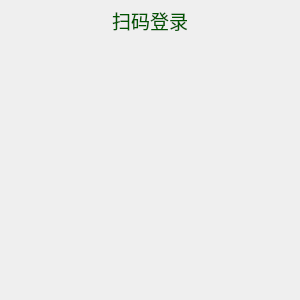
<?xml version="1.0" encoding="UTF-8"?>
<ui version="4.0">
 <class>wid_qrcode</class>
 <widget class="QWidget" name="wid_qrcode">
  <property name="geometry">
   <rect>
    <x>0</x>
    <y>0</y>
    <width>300</width>
    <height>300</height>
   </rect>
  </property>
  <property name="minimumSize">
   <size>
    <width>300</width>
    <height>300</height>
   </size>
  </property>
  <property name="maximumSize">
   <size>
    <width>300</width>
    <height>300</height>
   </size>
  </property>
  <property name="windowTitle">
   <string>tigen</string>
  </property>
  <layout class="QVBoxLayout" name="verticalLayout">
   <property name="leftMargin">
    <number>6</number>
   </property>
   <property name="topMargin">
    <number>6</number>
   </property>
   <property name="rightMargin">
    <number>6</number>
   </property>
   <property name="bottomMargin">
    <number>6</number>
   </property>
   <item>
    <layout class="QHBoxLayout" name="hLayoutTop" stretch="1,3,1">
     <item>
      <spacer name="horizontalSpacer_3">
       <property name="orientation">
        <enum>Qt::Horizontal</enum>
       </property>
       <property name="sizeHint" stdset="0">
        <size>
         <width>40</width>
         <height>20</height>
        </size>
       </property>
      </spacer>
     </item>
     <item>
      <widget class="QLabel" name="lblTitle">
       <property name="text">
        <string>&lt;html&gt;&lt;head/&gt;&lt;body&gt;&lt;p align=&quot;center&quot;&gt;&lt;span style=&quot; font-size:14pt; color:#005500;&quot;&gt;扫码登录&lt;/span&gt;&lt;/p&gt;&lt;/body&gt;&lt;/html&gt;</string>
       </property>
      </widget>
     </item>
     <item>
      <spacer name="horizontalSpacer_4">
       <property name="orientation">
        <enum>Qt::Horizontal</enum>
       </property>
       <property name="sizeHint" stdset="0">
        <size>
         <width>40</width>
         <height>20</height>
        </size>
       </property>
      </spacer>
     </item>
    </layout>
   </item>
   <item>
    <layout class="QHBoxLayout" name="hLayoutMid" stretch="1,3,1">
     <item>
      <spacer name="horizontalSpacer">
       <property name="orientation">
        <enum>Qt::Horizontal</enum>
       </property>
       <property name="sizeHint" stdset="0">
        <size>
         <width>40</width>
         <height>20</height>
        </size>
       </property>
      </spacer>
     </item>
     <item>
      <widget class="QLabel" name="imgQrCode">
       <property name="sizePolicy">
        <sizepolicy hsizetype="Preferred" vsizetype="Preferred">
         <horstretch>0</horstretch>
         <verstretch>0</verstretch>
        </sizepolicy>
       </property>
       <property name="minimumSize">
        <size>
         <width>200</width>
         <height>200</height>
        </size>
       </property>
       <property name="maximumSize">
        <size>
         <width>200</width>
         <height>200</height>
        </size>
       </property>
       <property name="text">
        <string/>
       </property>
       <property name="scaledContents">
        <bool>true</bool>
       </property>
       <property name="alignment">
        <set>Qt::AlignCenter</set>
       </property>
      </widget>
     </item>
     <item>
      <spacer name="horizontalSpacer_2">
       <property name="orientation">
        <enum>Qt::Horizontal</enum>
       </property>
       <property name="sizeHint" stdset="0">
        <size>
         <width>40</width>
         <height>20</height>
        </size>
       </property>
      </spacer>
     </item>
    </layout>
   </item>
   <item>
    <spacer name="verticalSpacer">
     <property name="orientation">
      <enum>Qt::Vertical</enum>
     </property>
     <property name="sizeHint" stdset="0">
      <size>
       <width>20</width>
       <height>53</height>
      </size>
     </property>
    </spacer>
   </item>
  </layout>
 </widget>
 <resources/>
 <connections/>
</ui>
